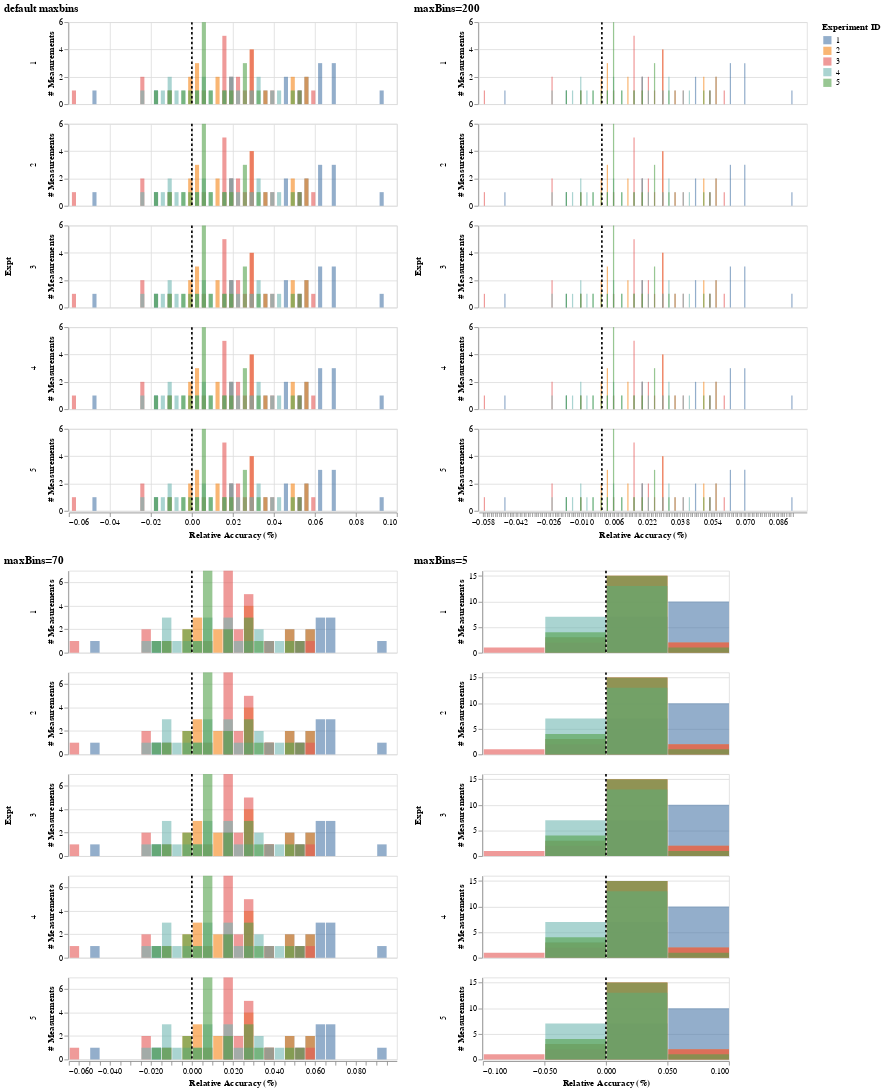

Here is the notebook cell this chart was saved with:
### Code cell
glue('final_plot_max_bins', final_plot_max_bins, display=True)

### Figure 1 — Vega-Lite specification as saved in the notebook (floating-point values rounded to 4 significant figures)
{"config": {"view": {"continuousWidth": 400, "continuousHeight": 300}}, "vconcat": [{"hconcat": [{"facet": {"row": {"field": "Expt", "type": "nominal"}}, "spec": {"layer": [{"data": {"name": "data-1e61acf23f6299bc481d4a56ec8b6596"}, "mark": {"type": "bar", "opacity": 0.6}, "encoding": {"color": {"field": "Expt", "title": "Experiment ID", "type": "nominal"}, "x": {"field": "relative_accuracy", "title": "Relative Accuracy (%)", "type": "quantitative"}, "y": {"aggregate": "count", "stack": false, "title": "# Measurements", "type": "quantitative"}}, "height": 100, "width": 400}, {"data": {"name": "data-9c00aa9dc2b1c1a0b4bf9b34ead12925"}, "mark": {"type": "rule", "size": 2, "strokeDash": [3, 3]}, "encoding": {"x": {"field": "x", "type": "quantitative"}}}]}, "title": "default maxbins"}, {"facet": {"row": {"field": "Expt", "type": "nominal"}}, "spec": {"layer": [{"data": {"name": "data-1e61acf23f6299bc481d4a56ec8b6596"}, "mark": {"type": "bar", "opacity": 0.6}, "encoding": {"color": {"field": "Expt", "title": "Experiment ID", "type": "nominal"}, "x": {"bin": {"maxbins": 200}, "field": "relative_accuracy", "title": "Relative Accuracy (%)", "type": "quantitative"}, "y": {"aggregate": "count", "stack": false, "title": "# Measurements", "type": "quantitative"}}, "height": 100, "width": 400}, {"data": {"name": "data-9c00aa9dc2b1c1a0b4bf9b34ead12925"}, "mark": {"type": "rule", "size": 2, "strokeDash": [3, 3]}, "encoding": {"x": {"field": "x", "type": "quantitative"}}}]}, "title": "maxBins=200"}]}, {"hconcat": [{"facet": {"row": {"field": "Expt", "type": "nominal"}}, "spec": {"layer": [{"data": {"name": "data-1e61acf23f6299bc481d4a56ec8b6596"}, "mark": {"type": "bar", "opacity": 0.6}, "encoding": {"color": {"field": "Expt", "title": "Experiment ID", "type": "nominal"}, "x": {"bin": {"maxbins": 70}, "field": "relative_accuracy", "title": "Relative Accuracy (%)", "type": "quantitative"}, "y": {"aggregate": "count", "stack": false, "title": "# Measurements", "type": "quantitative"}}, "height": 100, "width": 400}, {"data": {"name": "data-9c00aa9dc2b1c1a0b4bf9b34ead12925"}, "mark": {"type": "rule", "size": 2, "strokeDash": [3, 3]}, "encoding": {"x": {"field": "x", "type": "quantitative"}}}]}, "title": "maxBins=70"}, {"facet": {"row": {"field": "Expt", "type": "nominal"}}, "spec": {"layer": [{"data": {"name": "data-1e61acf23f6299bc481d4a56ec8b6596"}, "mark": {"type": "bar", "opacity": 0.6}, "encoding": {"color": {"field": "Expt", "title": "Experiment ID", "type": "nominal"}, "x": {"bin": {"maxbins": 5}, "field": "relative_accuracy", "title": "Relative Accuracy (%)", "type": "quantitative"}, "y": {"aggregate": "count", "stack": false, "title": "# Measurements", "type": "quantitative"}}, "height": 100, "width": 300}, {"data": {"name": "data-9c00aa9dc2b1c1a0b4bf9b34ead12925"}, "mark": {"type": "rule", "size": 2, "strokeDash": [3, 3]}, "encoding": {"x": {"field": "x", "type": "quantitative"}}}]}, "title": "maxBins=5"}]}], "data": {"name": "data-1e61acf23f6299bc481d4a56ec8b6596"}, "$schema": "https://vega.github.io/schema/vega-lite/v4.17.0.json", "datasets": {"data-1e61acf23f6299bc481d4a56ec8b6596": [{"Expt": 1, "Run": 1, "Speed": 850, "relative_accuracy": 0.01919}, {"Expt": 1, "Run": 2, "Speed": 740, "relative_accuracy": -0.0175}, {"Expt": 1, "Run": 3, "Speed": 900, "relative_accuracy": 0.03587}, {"Expt": 1, "Run": 4, "Speed": 1070, "relative_accuracy": 0.09258}, {"Expt": 1, "Run": 5, "Speed": 930, "relative_accuracy": 0.04588}, {"Expt": 1, "Run": 6, "Speed": 850, "relative_accuracy": 0.01919}, {"Expt": 1, "Run": 7, "Speed": 950, "relative_accuracy": 0.05255}, {"Expt": 1, "Run": 8, "Speed": 980, "relative_accuracy": 0.06256}, {"Expt": 1, "Run": 9, "Speed": 980, "relative_accuracy": 0.06256}, {"Expt": 1, "Run": 10, "Speed": 880, "relative_accuracy": 0.0292}, {"Expt": 1, "Run": 11, "Speed": 1000, "relative_accuracy": 0.06923}, {"Expt": 1, "Run": 12, "Speed": 980, "relative_accuracy": 0.06256}, {"Expt": 1, "Run": 13, "Speed": 930, "relative_accuracy": 0.04588}, {"Expt": 1, "Run": 14, "Speed": 650, "relative_accuracy": -0.04752}, {"Expt": 1, "Run": 15, "Speed": 760, "relative_accuracy": -0.01083}, {"Expt": 1, "Run": 16, "Speed": 810, "relative_accuracy": 0.005851}, {"Expt": 1, "Run": 17, "Speed": 1000, "relative_accuracy": 0.06923}, {"Expt": 1, "Run": 18, "Speed": 1000, "relative_accuracy": 0.06923}, {"Expt": 1, "Run": 19, "Speed": 960, "relative_accuracy": 0.05589}, {"Expt": 1, "Run": 20, "Speed": 960, "relative_accuracy": 0.05589}, {"Expt": 2, "Run": 1, "Speed": 960, "relative_accuracy": 0.05589}, {"Expt": 2, "Run": 2, "Speed": 940, "relative_accuracy": 0.04921}, {"Expt": 2, "Run": 3, "Speed": 960, "relative_accuracy": 0.05589}, {"Expt": 2, "Run": 4, "Speed": 940, "relative_accuracy": 0.04921}, {"Expt": 2, "Run": 5, "Speed": 880, "relative_accuracy": 0.0292}, {"Expt": 2, "Run": 6, "Speed": 800, "relative_accuracy": 0.002516}, {"Expt": 2, "Run": 7, "Speed": 850, "relative_accuracy": 0.01919}, {"Expt": 2, "Run": 8, "Speed": 880, "relative_accuracy": 0.0292}, {"Expt": 2, "Run": 9, "Speed": 900, "relative_accuracy": 0.03587}, {"Expt": 2, "Run": 10, "Speed": 840, "relative_accuracy": 0.01586}, {"Expt": 2, "Run": 11, "Speed": 830, "relative_accuracy": 0.01252}, {"Expt": 2, "Run": 12, "Speed": 790, "relative_accuracy": -0.0008199}, {"Expt": 2, "Run": 13, "Speed": 810, "relative_accuracy": 0.005851}, {"Expt": 2, "Run": 14, "Speed": 880, "relative_accuracy": 0.0292}, {"Expt": 2, "Run": 15, "Speed": 880, "relative_accuracy": 0.0292}, {"Expt": 2, "Run": 16, "Speed": 830, "relative_accuracy": 0.01252}, {"Expt": 2, "Run": 17, "Speed": 800, "relative_accuracy": 0.002516}, {"Expt": 2, "Run": 18, "Speed": 790, "relative_accuracy": -0.0008199}, {"Expt": 2, "Run": 19, "Speed": 760, "relative_accuracy": -0.01083}, {"Expt": 2, "Run": 20, "Speed": 800, "relative_accuracy": 0.002516}, {"Expt": 3, "Run": 1, "Speed": 880, "relative_accuracy": 0.0292}, {"Expt": 3, "Run": 2, "Speed": 880, "relative_accuracy": 0.0292}, {"Expt": 3, "Run": 3, "Speed": 880, "relative_accuracy": 0.0292}, {"Expt": 3, "Run": 4, "Speed": 860, "relative_accuracy": 0.02253}, {"Expt": 3, "Run": 5, "Speed": 720, "relative_accuracy": -0.02417}, {"Expt": 3, "Run": 6, "Speed": 720, "relative_accuracy": -0.02417}, {"Expt": 3, "Run": 7, "Speed": 620, "relative_accuracy": -0.05753}, {"Expt": 3, "Run": 8, "Speed": 860, "relative_accuracy": 0.02253}, {"Expt": 3, "Run": 9, "Speed": 970, "relative_accuracy": 0.05922}, {"Expt": 3, "Run": 10, "Speed": 950, "relative_accuracy": 0.05255}, {"Expt": 3, "Run": 11, "Speed": 880, "relative_accuracy": 0.0292}, {"Expt": 3, "Run": 12, "Speed": 910, "relative_accuracy": 0.03921}, {"Expt": 3, "Run": 13, "Speed": 850, "relative_accuracy": 0.01919}, {"Expt": 3, "Run": 14, "Speed": 870, "relative_accuracy": 0.02587}, {"Expt": 3, "Run": 15, "Speed": 840, "relative_accuracy": 0.01586}, {"Expt": 3, "Run": 16, "Speed": 840, "relative_accuracy": 0.01586}, {"Expt": 3, "Run": 17, "Speed": 850, "relative_accuracy": 0.01919}, {"Expt": 3, "Run": 18, "Speed": 840, "relative_accuracy": 0.01586}, {"Expt": 3, "Run": 19, "Speed": 840, "relative_accuracy": 0.01586}, {"Expt": 3, "Run": 20, "Speed": 840, "relative_accuracy": 0.01586}, {"Expt": 4, "Run": 1, "Speed": 890, "relative_accuracy": 0.03254}, {"Expt": 4, "Run": 2, "Speed": 810, "relative_accuracy": 0.005851}, {"Expt": 4, "Run": 3, "Speed": 810, "relative_accuracy": 0.005851}, {"Expt": 4, "Run": 4, "Speed": 820, "relative_accuracy": 0.009187}, {"Expt": 4, "Run": 5, "Speed": 800, "relative_accuracy": 0.002516}, {"Expt": 4, "Run": 6, "Speed": 770, "relative_accuracy": -0.007491}, {"Expt": 4, "Run": 7, "Speed": 760, "relative_accuracy": -0.01083}, {"Expt": 4, "Run": 8, "Speed": 740, "relative_accuracy": -0.0175}, {"Expt": 4, "Run": 9, "Speed": 750, "relative_accuracy": -0.01416}, {"Expt": 4, "Run": 10, "Speed": 760, "relative_accuracy": -0.01083}, {"Expt": 4, "Run": 11, "Speed": 910, "relative_accuracy": 0.03921}, {"Expt": 4, "Run": 12, "Speed": 920, "relative_accuracy": 0.04254}, {"Expt": 4, "Run": 13, "Speed": 890, "relative_accuracy": 0.03254}, {"Expt": 4, "Run": 14, "Speed": 860, "relative_accuracy": 0.02253}, {"Expt": 4, "Run": 15, "Speed": 880, "relative_accuracy": 0.0292}, {"Expt": 4, "Run": 16, "Speed": 720, "relative_accuracy": -0.02417}, {"Expt": 4, "Run": 17, "Speed": 840, "relative_accuracy": 0.01586}, {"Expt": 4, "Run": 18, "Speed": 850, "relative_accuracy": 0.01919}, {"Expt": 4, "Run": 19, "Speed": 850, "relative_accuracy": 0.01919}, {"Expt": 4, "Run": 20, "Speed": 780, "relative_accuracy": -0.004156}, {"Expt": 5, "Run": 1, "Speed": 890, "relative_accuracy": 0.03254}, {"Expt": 5, "Run": 2, "Speed": 840, "relative_accuracy": 0.01586}, {"Expt": 5, "Run": 3, "Speed": 780, "relative_accuracy": -0.004156}, {"Expt": 5, "Run": 4, "Speed": 810, "relative_accuracy": 0.005851}, {"Expt": 5, "Run": 5, "Speed": 760, "relative_accuracy": -0.01083}, {"Expt": 5, "Run": 6, "Speed": 810, "relative_accuracy": 0.005851}, {"Expt": 5, "Run": 7, "Speed": 790, "relative_accuracy": -0.0008199}, {"Expt": 5, "Run": 8, "Speed": 810, "relative_accuracy": 0.005851}, {"Expt": 5, "Run": 9, "Speed": 820, "relative_accuracy": 0.009187}, {"Expt": 5, "Run": 10, "Speed": 850, "relative_accuracy": 0.01919}, {"Expt": 5, "Run": 11, "Speed": 870, "relative_accuracy": 0.02587}, {"Expt": 5, "Run": 12, "Speed": 870, "relative_accuracy": 0.02587}, {"Expt": 5, "Run": 13, "Speed": 810, "relative_accuracy": 0.005851}, {"Expt": 5, "Run": 14, "Speed": 740, "relative_accuracy": -0.0175}, {"Expt": 5, "Run": 15, "Speed": 810, "relative_accuracy": 0.005851}, {"Expt": 5, "Run": 16, "Speed": 940, "relative_accuracy": 0.04921}, {"Expt": 5, "Run": 17, "Speed": 950, "relative_accuracy": 0.05255}, {"Expt": 5, "Run": 18, "Speed": 800, "relative_accuracy": 0.002516}, {"Expt": 5, "Run": 19, "Speed": 810, "relative_accuracy": 0.005851}, {"Expt": 5, "Run": 20, "Speed": 870, "relative_accuracy": 0.02587}], "data-9c00aa9dc2b1c1a0b4bf9b34ead12925": [{"x": 0}]}}
